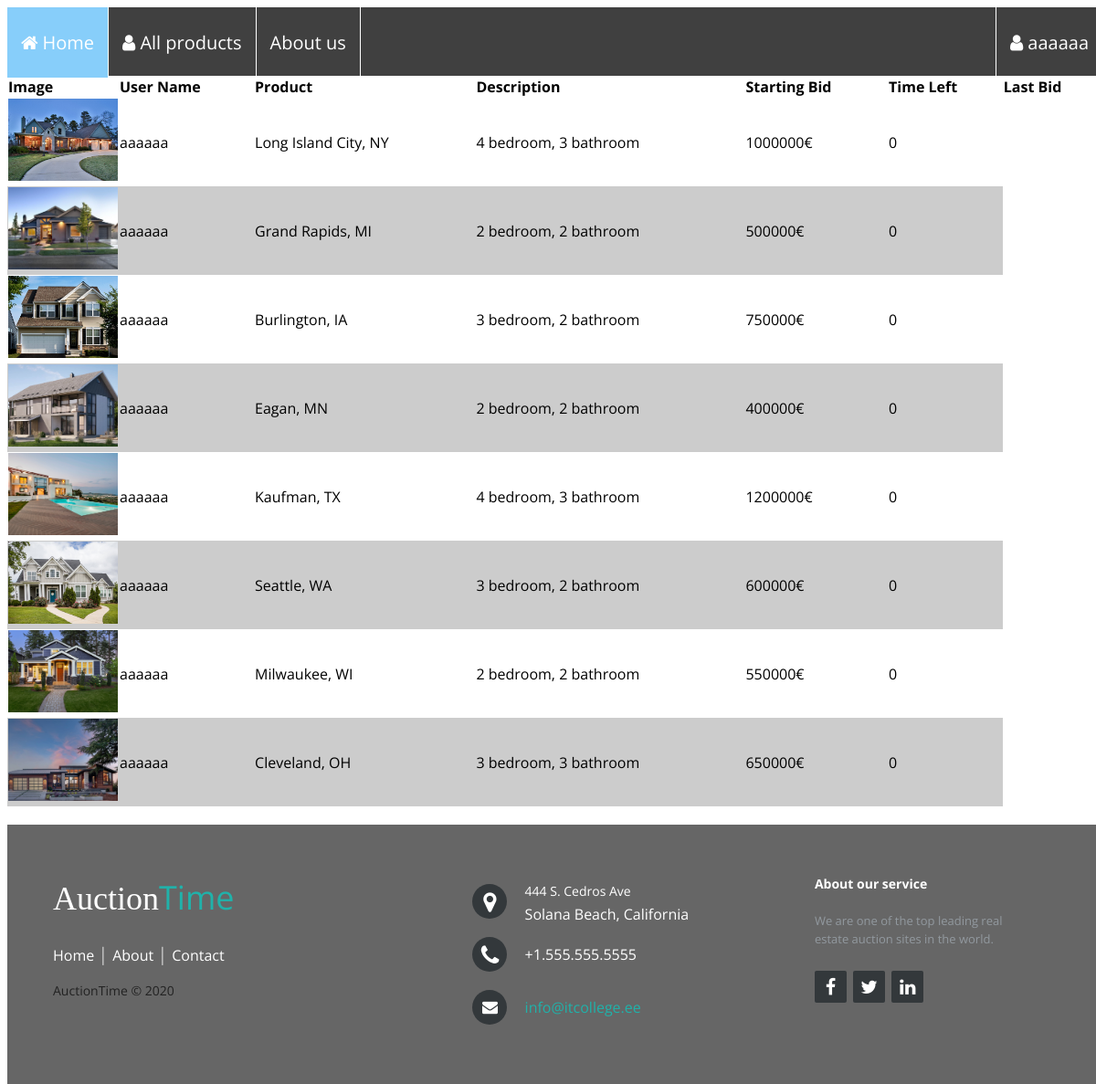
The app's page /?r=products (signed in) with its own data.
### tables this page shows
CREATE TABLE `auction` (
  `id` int(11) NOT NULL,
  `user_id` int(11) DEFAULT NULL,
  `title` varchar(255) NOT NULL,
  `description` text NOT NULL,
  `startingbid` decimal(10,0) NOT NULL,
  `inserted` timestamp NOT NULL DEFAULT current_timestamp()
);

CREATE TABLE `image` (
  `id` int(11) NOT NULL,
  `auction_id` int(11) NOT NULL,
  `filename` varchar(255) NOT NULL,
  `img_order` int(11) NOT NULL DEFAULT 0
);

CREATE TABLE `users` (
  `id` int(11) NOT NULL,
  `username` varchar(16) NOT NULL,
  `email` varchar(255) NOT NULL,
  `phone` varchar(20) DEFAULT NULL,
  `password` varchar(255) NOT NULL
);

### HTML/init.php (called while the page is built, shortened)
<?php
require_once 'sql.php';
require_once 'functions.php';
handle_user();

### HTML/index.php (called while the page is built)
<?php
require_once 'init.php';

### HTML/sql.php (called while the page is built, shortened)
<?php
function getAuctions(Mysqli $mysqli) {
    $sql = 'SELECT a.`id`, `title`, `description`, `startingbid`, u.`username` FROM `auction` a LEFT JOIN `users` u ON a.user_id = u.id;';
    $stmt = $mysqli->prepare($sql);
    $stmt->execute();
    $stmt->bind_result($id, $title, $description, $startingbid, $username);
    $return = [];
    while ($stmt->fetch()) {
        $return[] = [
            'id' => $id,
            'username' => $username,
            'title' => $title,
            'desc' => $description,
            'startingbid' => $startingbid,
        ];
    }
    return $return;
}
function getFirstImageFilenameByAuction(Mysqli $mysqli, $auction_id)
{
    $sql = 'SELECT `filename` FROM `image` i LEFT JOIN `auction` a ON i.auction_id = a.id WHERE a.id = ?;';
    $stmt = $mysqli->prepare($sql);
    $stmt->bind_param('i', $auction_id);
    $stmt->execute();
    $stmt->bind_result($image_filename);
    return $image_filename;
}

### HTML/templates/products.php (the view, shortened to what this page needs)
<?php
require_once 'header.php';
?>
<table class="products">
    <tr><th>image</th><th>user name</th><th>product</th><th>description</th><th>starting bid</th><th>time left</th><th>Last bid</th><th></th></tr>
    <?php
    foreach (getAuctions($db) as $row) {
        echo '<tr><td><img src="' . getFirstAuctionImage($row['id']) . '"/></td><td>' . $row['username'] . '</td><td>' . $row['title'] . '</td><td>' . $row['desc'] . '</td><td>' . $row['startingbid'] . '€</td><td id="timeleft-' . $row['id'] . '">0</td></tr>';
    }
    ?>
</table>
<?php
require_once 'footer.php';

### HTML/CSS/styles.css (style rules this page uses)
@media screen { body { color: black; } }
html, body { box-sizing: border-box; height: 100%; width: 100%; }
* { font-family: Open Sans; }
.products { width: 100%; border-collapse: collapse; }
.products tr:nth-child(even) { background: #FFF }
.products tr:nth-child(odd) { background: #CCC }
.products tr:first-child { background: #FFF }
.products tr td img { object-fit: cover; object-position: center; width: 120px; height: 90px; }
.products tr th { text-align: left; text-transform: capitalize; }
.products tr th:first-child { width: 120px; }

### records on screen
auction: id.filename (picture), user.username "aaaaaa", title "Long Island City, NY", description "4 bedroom, 3 bathroom", startingbid "1000000"
auction: id.filename (picture), user.username "aaaaaa", title "Grand Rapids, MI", description "2 bedroom, 2 bathroom", startingbid "500000"
auction: id.filename (picture), user.username "aaaaaa", title "Burlington, IA", description "3 bedroom, 2 bathroom", startingbid "750000"
auction: id.filename (picture), user.username "aaaaaa", title "Eagan, MN", description "2 bedroom, 2 bathroom", startingbid "400000"
auction: id.filename (picture), user.username "aaaaaa", title "Kaufman, TX", description "4 bedroom, 3 bathroom", startingbid "1200000"
auction: id.filename (picture), user.username "aaaaaa", title "Seattle, WA", description "3 bedroom, 2 bathroom", startingbid "600000"
auction: id.filename (picture), user.username "aaaaaa", title "Milwaukee, WI", description "2 bedroom, 2 bathroom", startingbid "550000"
auction: id.filename (picture), user.username "aaaaaa", title "Cleveland, OH", description "3 bedroom, 3 bathroom", startingbid "650000"

### other values on screen
$user "aaaaaa"
